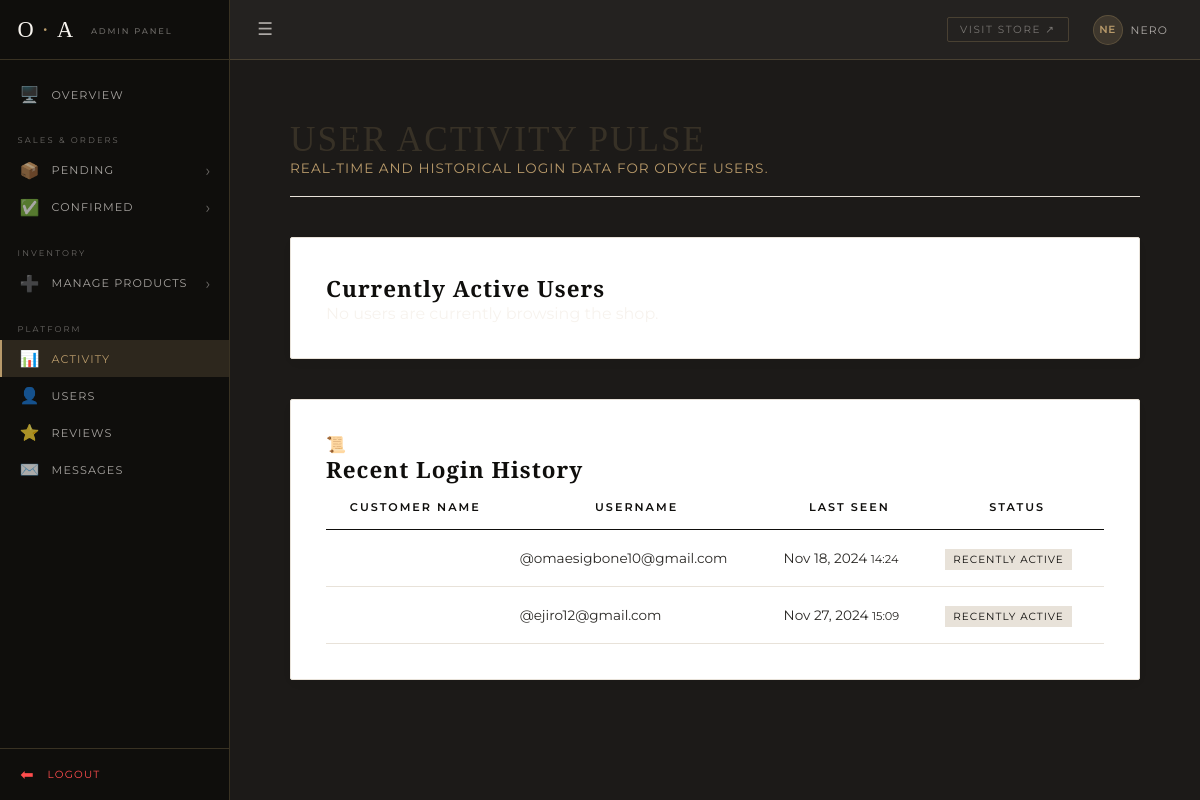
Before: /dashboard/user-activity/ (signed in) with the older database file.
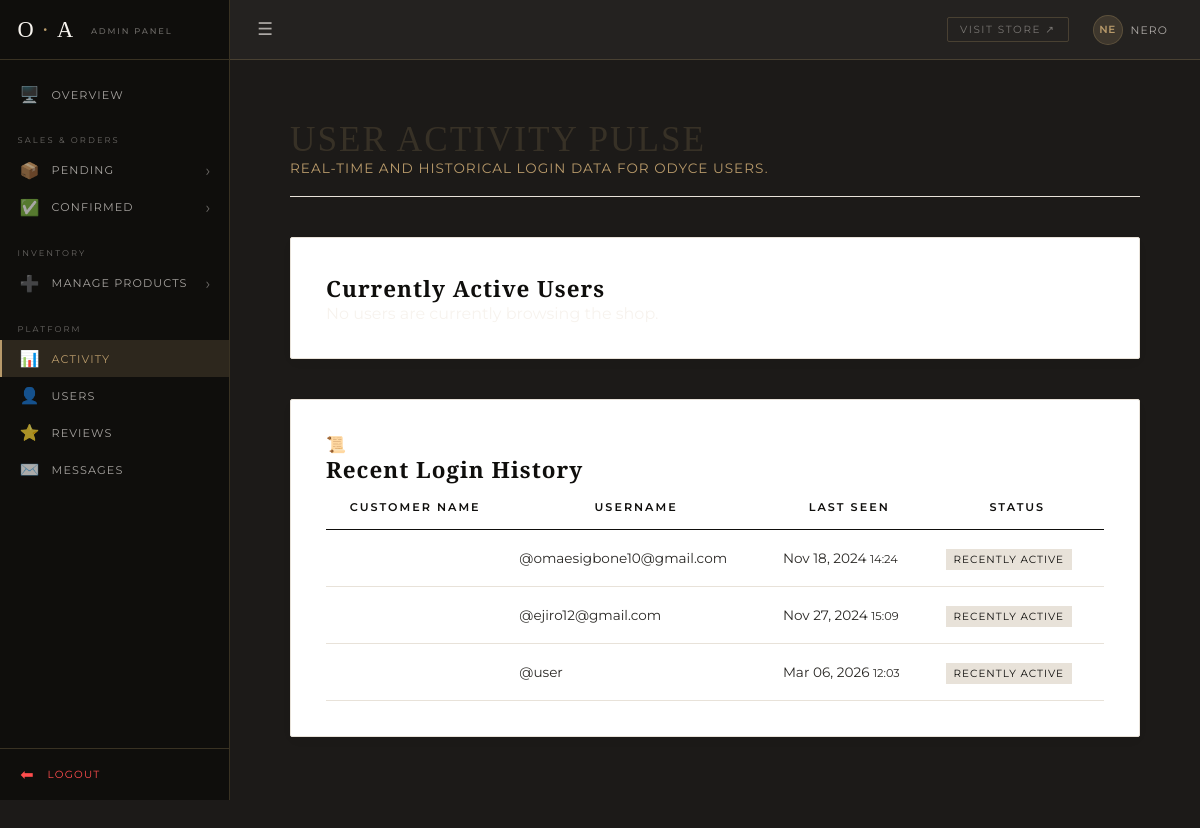
After: the same page with the newer database file.
### users/models.py (models this page shows, shortened)
class Customer(models.Model):
    user = models.OneToOneField(User, on_delete=models.CASCADE)
    phone_number = models.CharField(max_length=30)
    date_created = models.DateField(auto_now_add=True)
    is_distributor = models.BooleanField(default=False)
    coupon_code = models.CharField(max_length=6, blank=True, null=True)
    applied_coupon = models.CharField(max_length=6, blank=True, null=True)

### users/views.py (the view)
# urls.py: path('dashboard/user-activity/', views.user_activity, name='user_activity'),
@login_required(login_url='/login')
def user_activity(request):
    pending_orders_by_location = Order.objects.filter(status='pending').values('billing_city').annotate(
        count=Count('id'))
    confirmed_orders_locations = (
        Order.objects
        .filter(status='confirmed')
        .values('billing_city')
        .annotate(count=Count('id'))
        .order_by('billing_city')
    )
    users_logged_in = Customer.objects.filter(user__last_login__isnull=False)
    active_sessions = Session.objects.filter(expire_date__gte=now())
    active_user_ids = []
    for session in active_sessions:
        session_data = session.get_decoded()  # Get decoded session data
        user_id = session_data.get('_auth_user_id')  # The user ID is stored in _auth_user_id
        if user_id:
            active_user_ids.append(user_id)
    current_users = User.objects.filter(id__in=active_user_ids)
    logged_in_paginator = Paginator(users_logged_in, 10)  # Show 10 per page
    current_users_paginator = Paginator(current_users, 10)  # Show 10 per page
    logged_in_page = request.GET.get('logged_in_page')
    current_users_page = request.GET.get('current_users_page')
    users_logged_in_page = logged_in_paginator.get_page(logged_in_page)
    for customer in users_logged_in:
        print(customer.user.last_login, 'jjj')
    current_users_page = current_users_paginator.get_page(current_users_page)
    context = {
        'users_logged_in': users_logged_in_page,
        'current_users': current_users_page,
        'confirmed_orders_locations': confirmed_orders_locations,
        'pending_orders_by_location': pending_orders_by_location,
    }
    return render(request, 'user_activity.html', context)

### Templates/user_activity.html (shortened to what this page needs)
{% extends 'dashboard.html' %}
{% load static %}
{% block content %}
<link rel="stylesheet" href="{% static 'styles/user_activity.css' %}?v=3">
<div class="activity-page-wrapper">
    <header class="activity-header">
        <h1>User Activity Pulse</h1>
        <p>Real-time and historical login data for Odyce users.</p>
    </header>
    <section class="activity-section">
        <div class="section-title">
            <h2>Currently Active Users</h2>
        </div>
        <div class="active-users-grid">
            {% for user in current_users %}
                <div class="active-user-tag">
                    <span class="status-dot"></span>
                    {{ user.username }}
                </div>
            {% empty %}
                <p class="empty-msg">No users are currently browsing the shop.</p>
            {% endfor %}
        </div>
    </section>
    <section class="activity-section">
        <div class="section-title">
            <span class="icon">📜</span>
            <h2>Recent Login History</h2>
        </div>
        <div class="history-table-container">
            <table class="activity-table">
                <thead>
                    <tr>
                        <th>Customer Name</th>
                        <th>Username</th>
                        <th>Last Seen</th>
                        <th>Status</th>
                    </tr>
                </thead>
                <tbody>
                    {% for user in users_logged_in %}
                    <tr>
                        <td><strong>{{ user.first_name }} {{ user.last_name }}</strong></td>
                        <td>@{{ user.user.username }}</td>
                        <td>{{ user.user.last_login|date:"M d, Y" }} <small>{{ user.user.last_login|time:"H:i" }}</small></td>
                        <td><span class="badge-offline">Recently Active</span></td>
                    </tr>
                    {% empty %}
                    <tr>
                        <td colspan="4" class="empty-msg">No historical login records found.</td>
                    </tr>
                    {% endfor %}
                </tbody>
            </table>
        </div>
    </section>
</div>
{% endblock %}

Changed rows visible on the page:
added Customer: user.username "user", user.last_login "Mar 06, 2026", user.last_login "12:03"
